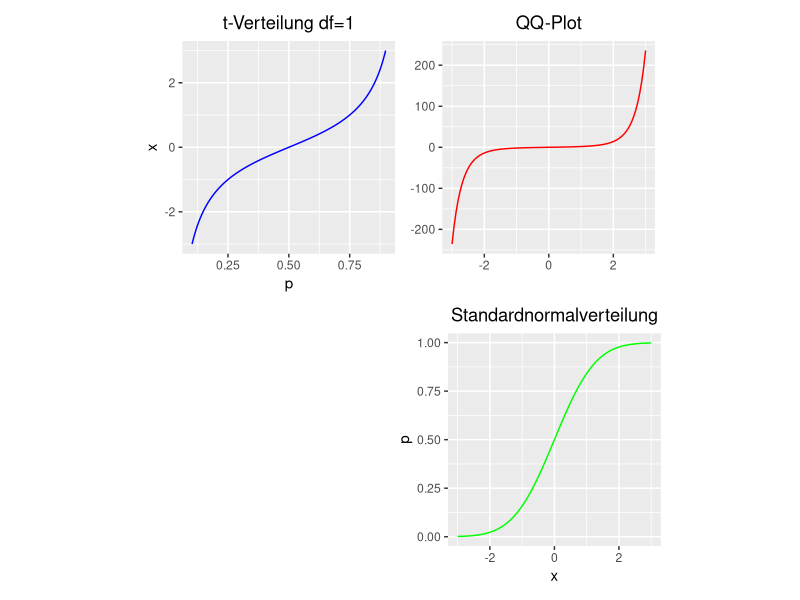
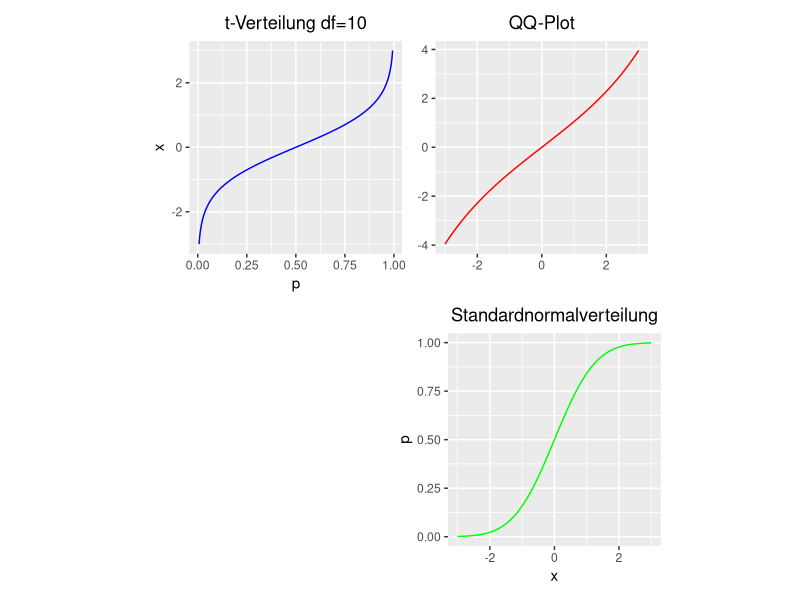

The R script that drew these images, in order:
library(ggplot2)
library(patchwork)

partial_func <- function(func, ...) {
  fixed_args <- list(...)
  function(...) {
    do.call(func, c(fixed_args, list(...)))
  }
}

empty_plot <- function() {
  ggplot() + theme_void() + theme(aspect.ratio = 1)
}

create_plot <- function(data, xlab, ylab, color, title) {
  ggplot(data, aes(x = x, y = y)) + 
    geom_line(color = color) +
    xlab(xlab) + 
    ylab(ylab) + 
    ggtitle(title) + 
    theme(aspect.ratio = 1, plot.title = element_text(hjust = 0.5))
}

illustrate_qqplot <- function(x_low, x_high,
                              ref_distribution, ref_dfunc, ref_qfunc,
                              test_distribution, test_dfunc, test_qfunc) {
  samples <- seq(x_low, x_high, length.out = 100)
  ref_prob  <- ref_dfunc(q = samples)
  test_prob <- test_dfunc(q = samples)
  
  ref_data  <- data.frame(x = samples,   y = ref_prob)
  test_data <- data.frame(x = test_prob, y = samples)
  
  ref_quantiles <- ref_qfunc(ref_prob)
  test_quantiles <- test_qfunc(ref_prob)
  qq_data <- data.frame(x = ref_quantiles, y = test_quantiles)
  
  # Create four example plots
  plot1 <- create_plot(test_data, "p", "x", "blue", test_distribution)
  plot2 <- create_plot(qq_data, NULL, NULL, "red", "QQ-Plot")
  plot3 <- create_plot(ref_data, "x", "p", "green", ref_distribution)
  
  (plot1 | plot2) / (empty_plot() | plot3) +
    plot_layout(heights = c(1, 1))
}

qq_plot_t_distribution <- function(df) {
  x_low = -3
  x_high = 3
  ref_distribution = "Standardnormalverteilung"
  ref_dfunc = pnorm
  ref_qfunc = qnorm
  test_distribution = sprintf("t-Verteilung df=%d",df)
  test_dfunc = partial_func(pt, df=df)
  test_qfunc = partial_func(qt, df=df)
  
  gg <- illustrate_qqplot(x_low, x_high,
                          ref_distribution, ref_dfunc, ref_qfunc,
                          test_distribution, test_dfunc, test_qfunc)
  print(gg)
}

qq_plot_t_distribution(1)
qq_plot_t_distribution(10)
